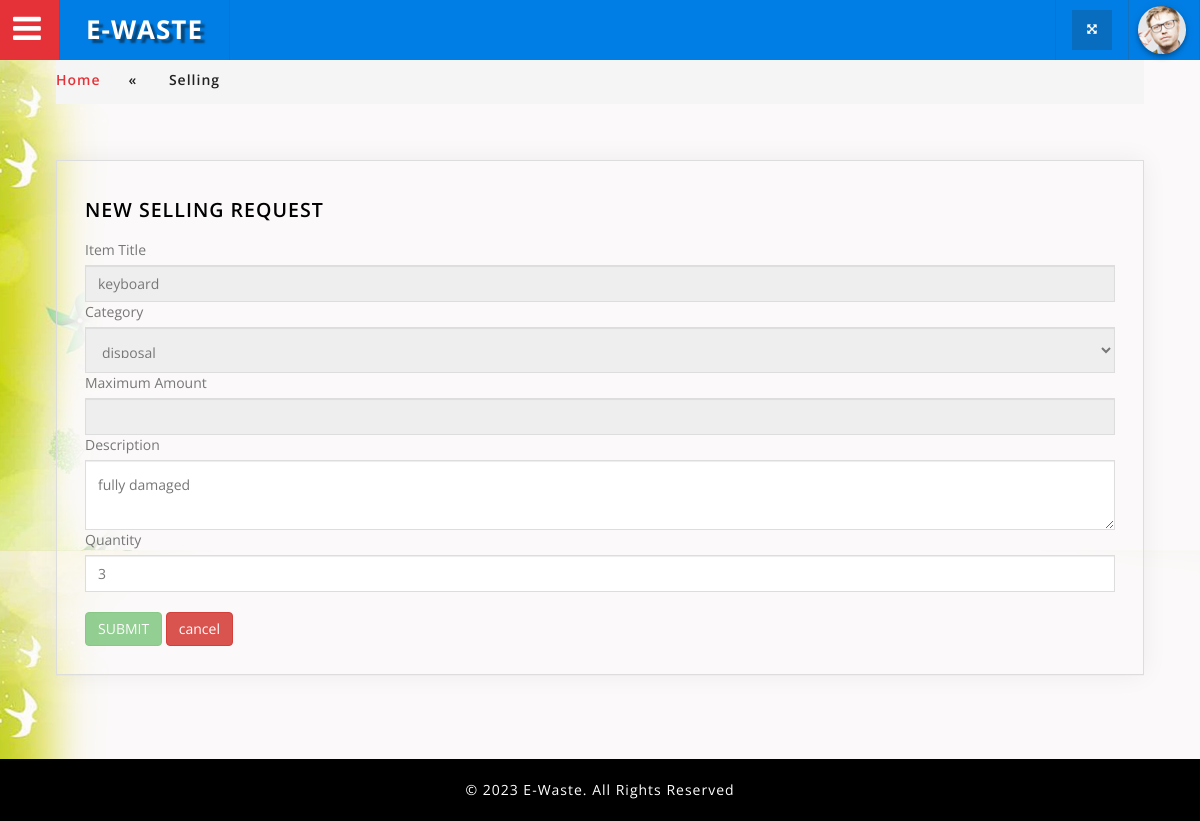
The page /company/edit_request_item.php?id=63 (signed in) on the database its author committed.
### tables this page shows
CREATE TABLE IF NOT EXISTS `request_items` (
  `req_item_id` int NOT NULL AUTO_INCREMENT,
  `req_id` int NOT NULL,
  `item_title` varchar(70) NOT NULL,
  `e_cat_id` int NOT NULL,
  `description` varchar(100) NOT NULL,
  `qty` int NOT NULL,
  `amount` int NOT NULL,
  PRIMARY KEY (`req_item_id`)
);

CREATE TABLE IF NOT EXISTS `ewaste_category` (
  `catid` int NOT NULL AUTO_INCREMENT,
  `catname` varchar(60) NOT NULL,
  `price` varchar(50) NOT NULL,
  PRIMARY KEY (`catid`)
);

### connectionclass.php (called while the page is built, shortened)
<?php
class Connectionclass
{
	public $db = null;
 public function open()
  {
    $dbname ="ewaste1";
  	 $this->db = mysqli_connect("localhost","root","","$dbname") or die('Error connecting to MySQL server.');
  }
 public function GetSingleRow($qry)
 {
 	 try
	{
		$result=mysqli_query($this->db,$qry);
		if($result)
		{
			$row = mysqli_fetch_array($result) ;
			return $row;
		}
		else
			throw new Exception(mysqli_error($this->db));
	}
	catch(Exception $e)
	{
		return $e->getMessage();
	}
 }
}
?>

### company/edit_request_item.php (the view, shortened to what this page needs)
<?php
require_once('../ConnectionClass.php');
require_once('header.php');
$obj = new connectionclass();
$id = $_GET['id'];
$qry2 = "select * from request_items inner join ewaste_category on request_items.e_cat_id=ewaste_category.catid where req_item_id ='$id'";
$result2 = $obj->GetSingleRow($qry2);
?>
<!DOCTYPE html>
<html lang="en">
<head>
</head>
<body>
    <div class="inner_content" style="background-image: url(images/home1.png);">
        <div class="w3l_agileits_breadcrumbs">
            <ul>
                <li><a href="index.php">Home</a><span>«</span></li>
                <li>Selling</li>
            </ul>
        </div>
        <div class="inner_content_w3_agile_info two_in">
            <div class="forms-main_agileits">
                <div class="graph-form agile_info_shadow">
                    <h3 class="w3_inner_tittle two">New Selling Request </h3>
                    <div class="form-body">
                        <form method="post" action="codes/edit_request_item_exe.php" onsubmit="return validateForm();">
                            <label for="exampleInputPassword1">Item Title</label>
                            <input type="text" pattern="^[a-zA-Z]+$" class="form-control" id="exampleInputPassword1" value="<?php echo $result2['item_title'];?>"  readonly="" name="item_name">
                            <label for="exampleInputEmail1">Category</label>
                            <select class="form-control"  readonly="" required="" style="height: 46px;" name="catid" id="exampleInputEmail1">
                                <option value="<?php echo $result2['e_cat_id'];?>"><?php echo $result2['catname'];?></option>
                            </select>
                            <div>
                                <label for="exampleInputPassword1">Maximum Amount</label>
                                <input type="text" name="amount" readonly="" id="amount" class="form-control" readonly="">
                            </div>
                            <label for="exampleInputPassword1">Description</label>
                            <textarea class="form-control" required="" name="dis" id="textAreaInput" oninput="validateTextArea()"><?php echo $result2['description'];?></textarea>
                            <label for="exampleInputPassword1">Quantity</label>
                            <input type="number" class="form-control" id="exampleInputPassword1" placeholder="" required="" name="qty" value="<?php echo $result2['qty'];?>">
                            <br>
                            <input type="submit" value="SUBMIT" class="btn btn-success" id="submitButton" disabled>
                            <input type="button" value="cancel" class="btn btn-danger" onclick="cancel()">
                        </form>
                    </div>
                </div>
            </div>
        </div>
    </div>
</body>
</html>
<?php
require_once('footer.php');
?>

### company/css/component.css (style rules this page uses)
*, *:after, *::before { -webkit-box-sizing: border-box; -moz-box-sizing: border-box; box-sizing: border-box; }

### company/css/style.css (style rules this page uses)
body { margin:0; padding:0; background:#fff; font-family: 'Open Sans', sans-serif; }
h1,h2,h3,h4,h5,h6 { margin:0; font-family: 'Open Sans', sans-serif; }
ul { margin:0; padding:0; }
p,ul,ol { font-size:14px; }
input[type="submit"],a,.nbs-flexisel-nav-left,.nbs-flexisel-nav-right { transition:.5s ease-in; -webkit-transition:.5s ease-in; -moz-transition:.5s ease-in; -o-transition:.5s ease-in; -ms-transition:.5s ease-in; }
.inner_content { padding: 4em 4em; min-height: 600px; }
.agile_info_shadow { padding: 1em; box-shadow: 0 0px 24px 0 rgba(0, 0, 0, 0.06), 0 1px 0px 0 rgba(0, 0, 0, 0.02); -webkit-box-shadow: 0 0px 24px 0 rgba(0, 0, 0, 0.06), 0 1px 0px 0 rgba(0, 0, 0, 0.02); -moz-box-shadow: 0 0px 24px 0 rgba(0, 0, 0, 0.06), 0 1px 0px 0 rgba(0, 0, 0, 0.02); -o-box-shadow:0 0px 24px 0 rgba(0, 0, 0, 0.06), 0 1px 0px 0 rgba(0, 0, 0, 0.02); border: 1px solid #ddd; }
h3.w3_inner_tittle.two { color: #000; font-weight: 600; }
h3.w3_inner_tittle { text-transform: uppercase; color: #fff; margin: 0.5em 0 1em 0; font-weight: 800; font-size: 1.4em; letter-spacing:1px; }
.inner_content_w3_agile_info { margin-top:4.5em; }
.inner_content_w3_agile_info.two_in { margin-top: 4em; }
.w3l_agileits_breadcrumbs { padding:1em 0; background:#f5f5f5; }
.w3l_agileits_breadcrumbs ul li { display:inline-block; color:#212121; font-weight:600; font-family: 'Open Sans', sans-serif; letter-spacing:1px; }
.w3l_agileits_breadcrumbs ul li a { color: #e53238; text-decoration:none; font-family: 'Open Sans', sans-serif; }
.w3l_agileits_breadcrumbs ul li span { padding:0 2em; }
.btn.disabled, .btn[disabled], fieldset[disabled] .btn { cursor: not-allowed; pointer-events: none; opacity: 0.65; filter: alpha(opacity=65); -webkit-box-shadow: none; box-shadow: none; }
.form-control { display: block; width: 100%; height: 37px; padding: 14px 12px; font-size: 14px; line-height: 1.42857143; color: #777; background-color: #fff; background-image: none; border: 1px solid #ddd; border-radius: 0; -webkit-box-shadow: inset 0 1px 1px rgba(0,0,0,.075); box-shadow: inset 0 1px 1px rgba(0,0,0,.075); -webkit-transition: border-color ease-in-out .15s,-webkit-box-shadow ease-in-out .15s; -o-transition: border-color ease-in-out .15s,box-shadow ease-in-out .15s; transition: border-color ease-in-out .15s,box-shadow ease-in-out .15s; }
label { display: inline-block; max-width: 100%; margin-bottom: 5px; font-weight: 400; font-size: 1em; color: #777; }
button, input, select, textarea { font-family: inherit; font-size: inherit; line-height: inherit; }
.graph-form { margin-bottom: 2em; padding: 2em; }

### rows shown on the page
request_items: item_name "keyboard", catid "disposal", dis "fully damaged", qty "3"
